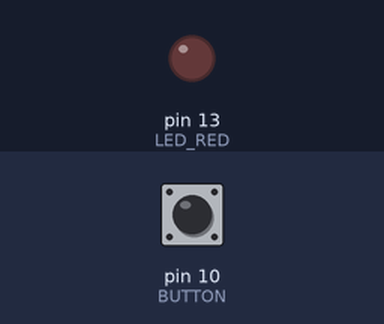
Bench run of a sketch on a simulated Arduino Uno, built with avr-gcc and run on an emulated ATmega328P. Parts: output pins drawn as LEDs (lit = HIGH). The test bench sets the inputs (shaded band); at power-on: pin 10 (BUTTON) HIGH.

Above: at 1.2 s.
1.3 s: pin 10 (BUTTON) pulled LOW for 0.15 s
At 1.37 s:
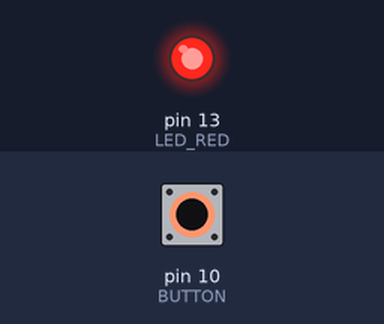
2.9 s: pin 10 (BUTTON) pulled LOW for 3.2 s
At 6.6 s:
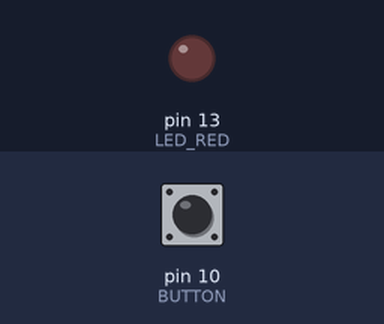
Timing chart, 0 to 8.1 s (numbered marks = the images above; inputs shaded):
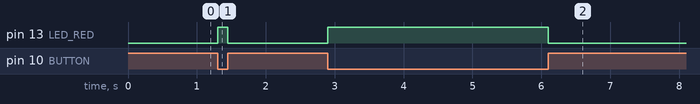

The sketch:

botao.ino
```cpp
#define BUTTON 10
#define LED_RED 13

void setup() {
  // utilizando o pull up do arduino
  pinMode(BUTTON, INPUT_PULLUP); // configura o pino com o botao como entrada
  pinMode(13, OUTPUT); // configura o pino com o LED como saida
}

void loop() {
  if (digitalRead(BUTTON) == LOW) {
    digitalWrite(LED_RED, HIGH);
  } else {
    digitalWrite(LED_RED, LOW);
  }
}
```

Measured:
- after the input at 1.3 s, pin 13 (LED_RED): LOW → HIGH at once, → LOW 0.15 s later
- after the input at 2.9 s, pin 13 (LED_RED): LOW → HIGH at once, → LOW 3.2 s later
